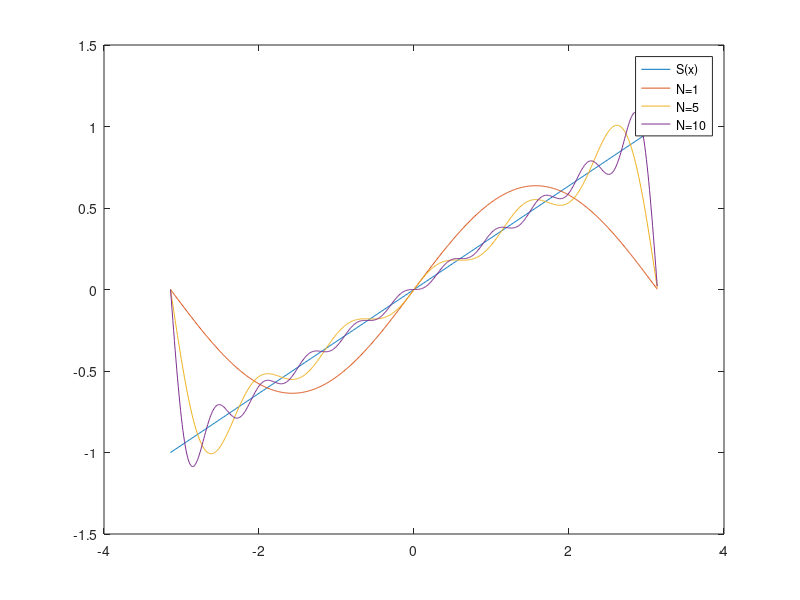

MATLAB code to generate this figure:
%TASK1
x=-pi:0.01:pi;
s=x/pi;
S1=zeros(size(x));
S2=zeros(size(x));
S3=zeros(size(x));
plot(x,s)
hold on
for n=1:1
    S1=S1+(2/pi)*((-1)^(n+1))*sin(n*x)/n;
end
hold on
plot (x,S1)

for n=1:5
    S2=S2+(2/pi)*((-1)^(n+1))*sin(n*x)/n;
end
hold on
plot(x,S2)

for n=1:10
    S3=S3+(2/pi)*((-1)^(n+1))*sin(n*x)/n;
end
plot(x,S3)
legend('S(x)','N=1','N=5','N=10')

SSE1=(S1-s)'*(S1-s)
SSE2=(S2-s)'*(S2-s)
SSE3=(S3-s)'*(S3-s)
